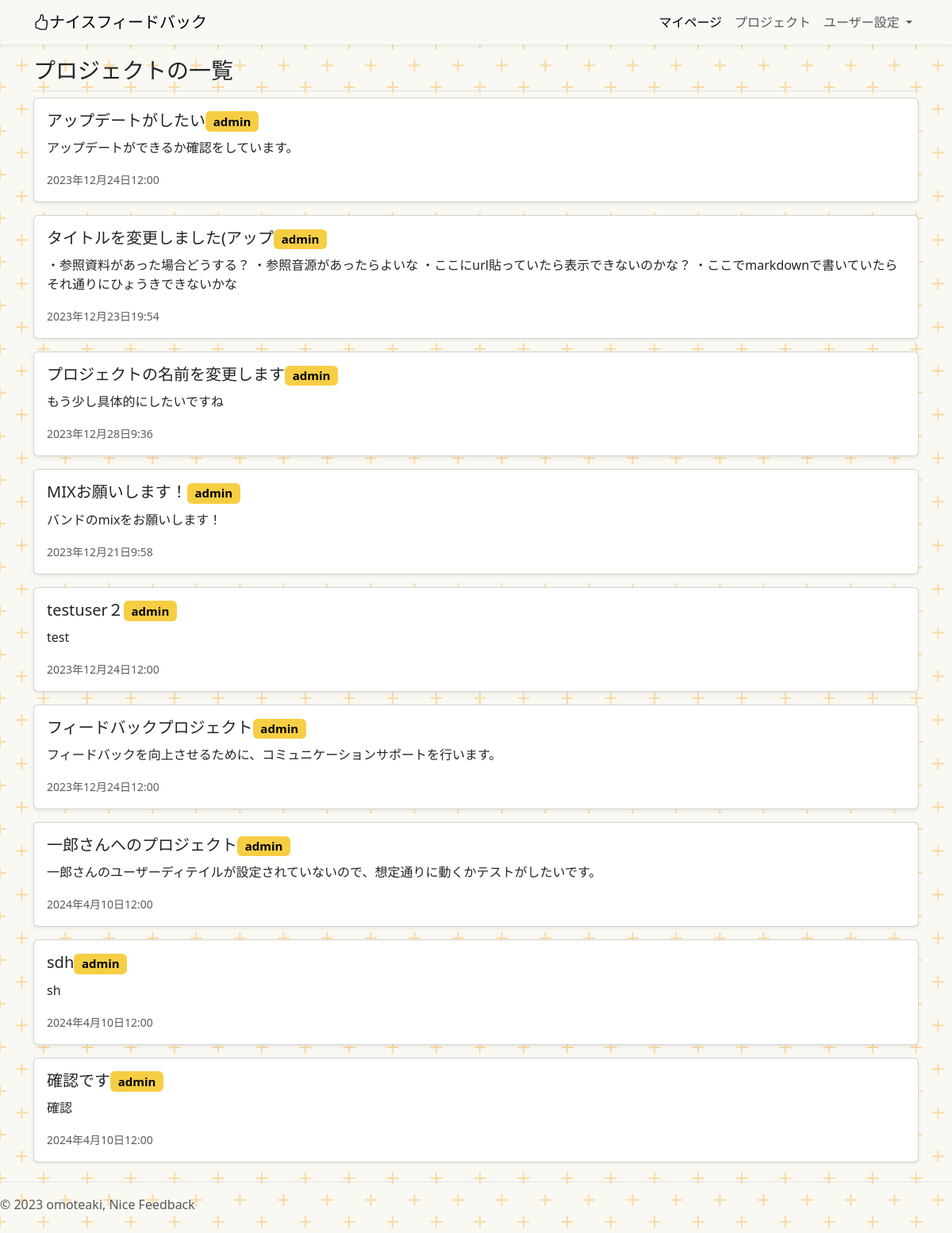
Page /project-list/ (signed in) on the committed database.
### project/models.py (models this page shows)
class Project(models.Model):
    title = models.CharField(
        verbose_name="プロジェクトのタイトル",
        max_length=30,
    )
    about = models.TextField(
        verbose_name="このプロジェクトについて"
    )
    purpose = models.TextField(
        verbose_name="このプロジェクトで実現したいこと",
        null=True
    )
    deadline_datetime = models.DateTimeField(
        verbose_name="締め切り日時",
    )
    reference_image1 = models.ImageField(
        verbose_name="参考画像1",
        upload_to="references",
        blank=True,
        null=True,
    )
    reference_image2 = models.ImageField(
        verbose_name="参考画像2",
        upload_to="references",
        blank=True,
        null=True,
    )
    reference_image3 = models.ImageField(
        verbose_name="参考画像3",
        upload_to="references",
        blank=True,
        null=True,
    )
    reference_movie1 = models.FileField(
        verbose_name="参考動画1",
        upload_to="references",
        blank=True,
        null=True,
    )
    reference_movie2 = models.FileField(
        verbose_name="参考動画2",
        upload_to="references",
        blank=True,
        null=True,
    )
    reference_movie3 = models.FileField(
        verbose_name="参考動画3",
        upload_to="references",
        blank=True,
        null=True,
    )
    reference_music1 = models.FileField(
        verbose_name="参考音源1",
        upload_to="references",
        blank=True,
        null=True,
    )
    reference_music2 = models.FileField(
        verbose_name="参考音源2",
        upload_to="references",
        blank=True,
        null=True,
    )
    reference_music3 = models.FileField(
        verbose_name="参考音源3",
        upload_to="references",
        blank=True,
        null=True,
    )
    reference_url1 = models.URLField(
        verbose_name="参考URL1",
        blank=True,
        null=True,
    )
    reference_url2 = models.URLField(
        verbose_name="参考URL2",
        blank=True,
        null=True,
    )
    reference_url3 = models.URLField(
        verbose_name="参考URL3",
        blank=True,
        null=True,
    )
    created_at = models.DateTimeField(
        verbose_name="プロジェクトを登録した日時",
        auto_now_add=True,
    )
    updated_at = models.DateTimeField(
        verbose_name="プロジェクトの詳細を更新した時間",
        auto_now=True,
    )
    orderer_user = models.ForeignKey(
        CustomUser,
        verbose_name="発注者",
        on_delete=models.PROTECT,
        related_name="orderer_user",
    )
    contractor_user = models.ForeignKey(
        CustomUser,
        verbose_name="受注者",
        on_delete=models.PROTECT,
        related_name="contractor_user",
    )
    orderer_users = models.ManyToManyField(
        CustomUser,
        verbose_name="発注者のサポーター",
        blank=True,
        related_name="orderer_users",
    )
    contractor_users = models.ManyToManyField(
        CustomUser,
        verbose_name="受注者のサポーター",
        blank=True,
        related_name="contractor_users",
    )
    created_user = models.ForeignKey(
        CustomUser,
        verbose_name="プロジェクトの作成者",
        on_delete=models.PROTECT,
        related_name="created_user"
    )
    is_done = models.BooleanField(
        default=False,
        help_text="プロジェクトが完了したらTrue"
    )
    is_accepted = models.BooleanField(
        default=False,
        help_text="プロジェクトを確認してもらえたらTrue"
    )
    feedback_rule = models.ForeignKey(
        UserDetail,
        verbose_name="受注した人が設定したフィードバックルール",
        on_delete=models.CASCADE,
        blank=True,
        null=True,
    )
    def __str__(self):
        return self.title

### account/models.py (models this page shows)
class CustomUser(AbstractUser):
    pass

### project/views.py (the view)
# urls.py: path('project-list/', views.ProjectListView.as_view(), name="project_list"),
class ProjectListView(ListView):
    template_name = "project_list.html"
    def get_queryset(self):
        projects = Project.objects.filter(created_user= self.request.user)
        return projects

### project/templates/project_list.html
{% extends "base.html" %}
{% block contents %}
<div class="container">
  <h3 class="pb-2 border-bottom">
    プロジェクトの一覧
  </h3>
  {% for record in object_list %}
  <a href="{% url "project:project_detail" record.pk %}" class="card mb-3 text-decoration-none">
    <div class="card-body">
      <h5 class="card-title">{{record}}<span class="badge text-bg-primary">{{record.orderer_user}}</span></h5>
      <p class="card-text">{{record.about}}</p>
      <p class="card-text"><small class="text-body-secondary">{{record.deadline_datetime}}</small></p>
    </div>
  </a>
  {% endfor %}
</div>
{% endblock %}

### static/css/style.css (style rules this page uses)
body { position: relative; }

### rows in the picture
Project: title "アップデートがしたい", orderer_user "admin", about "アップデートができるか確認をしています。", deadline_datetime "2023年12月24日12:00"
Project: title "タイトルを変更しました(アップ", orderer_user "admin", about "・参照資料があった場合どうする？ ・参照音源があったらよいな ・ここにurl貼っていたら表示できないのかな？ ・ここでmarkdownで書いていたらそれ通りにひょうきできないかな", deadline_datetime "2023年12月23日19:54"
Project: title "プロジェクトの名前を変更します", orderer_user "admin", about "もう少し具体的にしたいですね", deadline_datetime "2023年12月28日9:36"
Project: title "MIXお願いします！", orderer_user "admin", about "バンドのmixをお願いします！", deadline_datetime "2023年12月21日9:58"
Project: title "testuser２", orderer_user "admin", about "test", deadline_datetime "2023年12月24日12:00"
Project: title "フィードバックプロジェクト", orderer_user "admin", about "フィードバックを向上させるために、コミュニケーションサポートを行います。", deadline_datetime "2023年12月24日12:00"
Project: title "一郎さんへのプロジェクト", orderer_user "admin", about "一郎さんのユーザーディテイルが設定されていないので、想定通りに動くかテストがしたいです。", deadline_datetime "2024年4月10日12:00"
Project: title "sdh", orderer_user "admin", about "sh", deadline_datetime "2024年4月10日12:00"
Project: title "確認です", orderer_user "admin", about "確認", deadline_datetime "2024年4月10日12:00"
